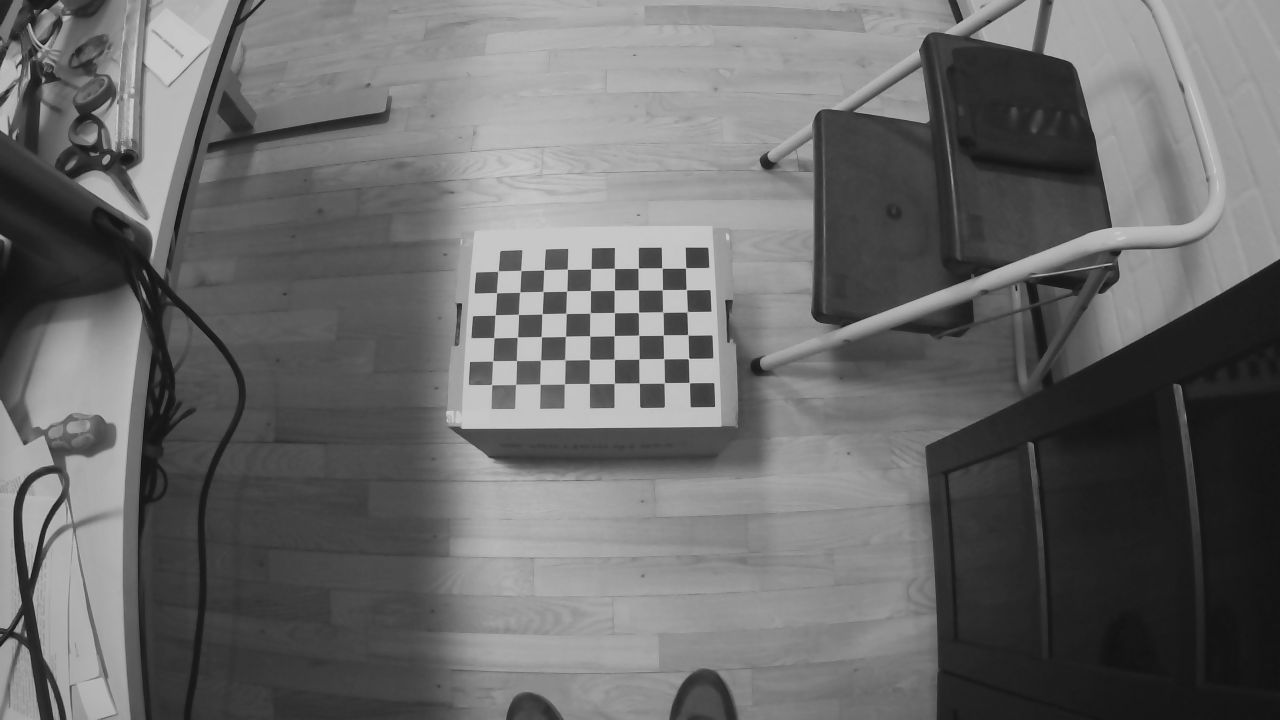
#> input picture lecture files/Kristo/week4/week proj/mynteye/right-0000.png, 1280 x 720 px, given as the content of the folder data/imgs/calibration/Stereo_calibration_images, which was not available
$ python undistort_test.py
#> lines starting #> are read from the running program, lines starting #| are printed output that depends on the picture; pictures that were not available may be replaced by others from this repository, and a replacement may not be noted
# -*- coding: utf-8 -*-
"""
Created on Sun Apr 11 23:25:49 2021

@author: krist
"""
import numpy as np
import cv2
import glob
import matplotlib.pyplot as plt

nb_horizontal = 6
nb_vertical = 9


# prepare object points, like (0,0,0), (1,0,0), (2,0,0) ....,(6,5,0)
objp = np.zeros((nb_horizontal*nb_vertical,3), np.float32)
objp[:,:2] = np.mgrid[0:nb_vertical,0:nb_horizontal].T.reshape(-1,2)

# Arrays to store object points and image points from all the images.
objpoints2 = []
imgpoints2 = []


images_right = glob.glob('data/imgs/calibration/Stereo_calibration_images/right-*.png')


assert images_right
for fname in images_right:
    img = cv2.imread(fname)
#> img is the input picture: shape (720, 1280, 3); min 17, max 201, mean 105.9
    gray = cv2.cvtColor(img, cv2.COLOR_BGR2GRAY)

    ret, corners = cv2.findChessboardCorners(gray, (nb_vertical, nb_horizontal), None)
#> ret = True; corners = 54 rows, first 8: [689.4, 382.7], [664.5, 382.6], [639.3, 383.2], [614.3, 383.2], [589.3, 383.4], [564.5, 383.7], [539.8, 384], [515.7, 384.3]

    # If found, add object points, image points (after refining them)
    if ret == True:
        objpoints2.append(objp)
        imgpoints2.append(corners)

        # [6 lines of commented-out code are left out]


ret_right, mtx_right, dist_right, rvecs_right, tvecs_right = cv2.calibrateCamera(objpoints2, imgpoints2, gray.shape[::-1], None, None)
#> ret_right = 0.197; mtx_right = [[166, 0, 639], [0, 159.4, 357.9], [0, 0, 1]]; dist_right = [[-0.0106, -0.0141, 0.00405, 0.00363, 0.00882]]; rvecs_right = ([-0.011, 0.0939, 3.13],); tvecs_right = ([2.01, 1.02, 6.65],)

#%%

newcameramtx, roi = cv2.getOptimalNewCameraMatrix(mtx_right,dist_right,gray.shape[::-1],1,gray.shape[::-1]) #This keeps the black parts
#> newcameramtx = [[1635.1, 0, 653.5], [0, 294.4, 364.1], [0, 0, 1]]; roi = (554, 354, 189, 20)

img_right = cv2.imread('data/imgs/calibration/Stereo_calibration_images/right-0045.png')
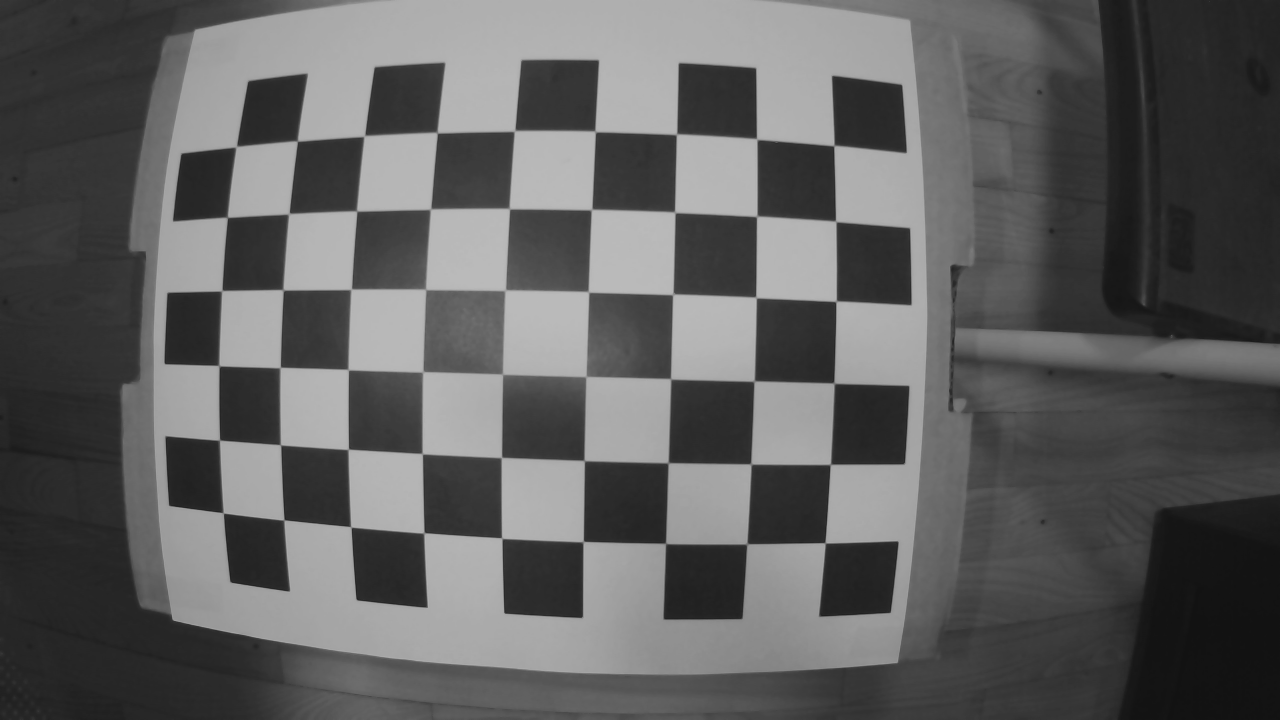
#> input picture lecture files/Kristo/week4/week proj/mynteye/right-0045.png, 1280 x 720 px, given as the content of the folder data/imgs/calibration/Stereo_calibration_images, which was not available
#> img_right is the input picture: shape (720, 1280, 3); min 18, max 187, mean 94.7
dst_right = cv2.undistort(img_right, mtx_right, dist_right, None, newcameramtx)
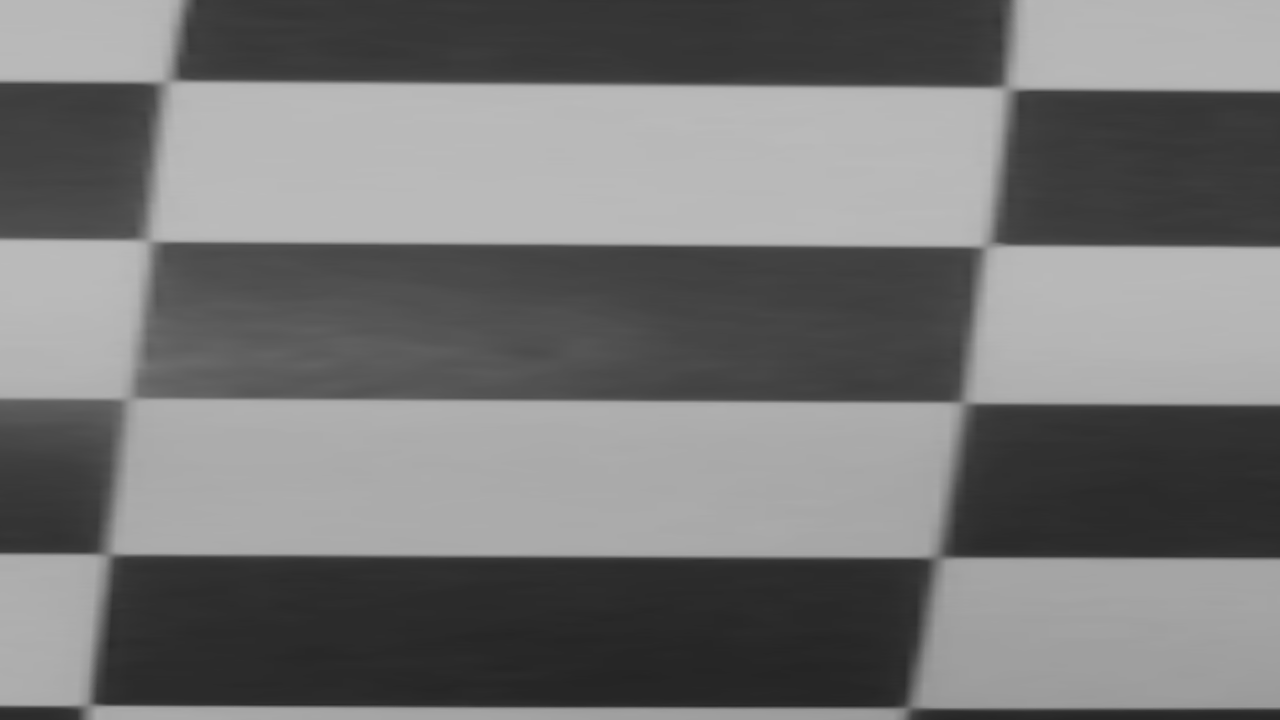
#> dst_right: shape (720, 1280, 3); min 36, max 187, mean 117


fig, ax = plt.subplots(nrows=1, ncols=2, figsize=(18,18))
ax[0].imshow(img_right[...,[2,1,0]])
ax[0].set_title('Original image right')
ax[1].imshow(dst_right[...,[2,1,0]])
ax[1].set_title('Undistorted image right')

#%%
#plt.imshow(dst_right[600:700,1100:1300])
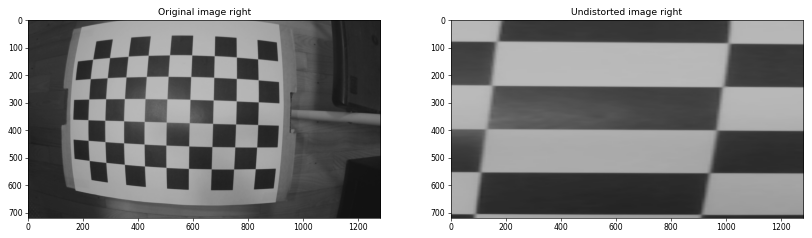
#> figure drawn by matplotlib, 2 panels
